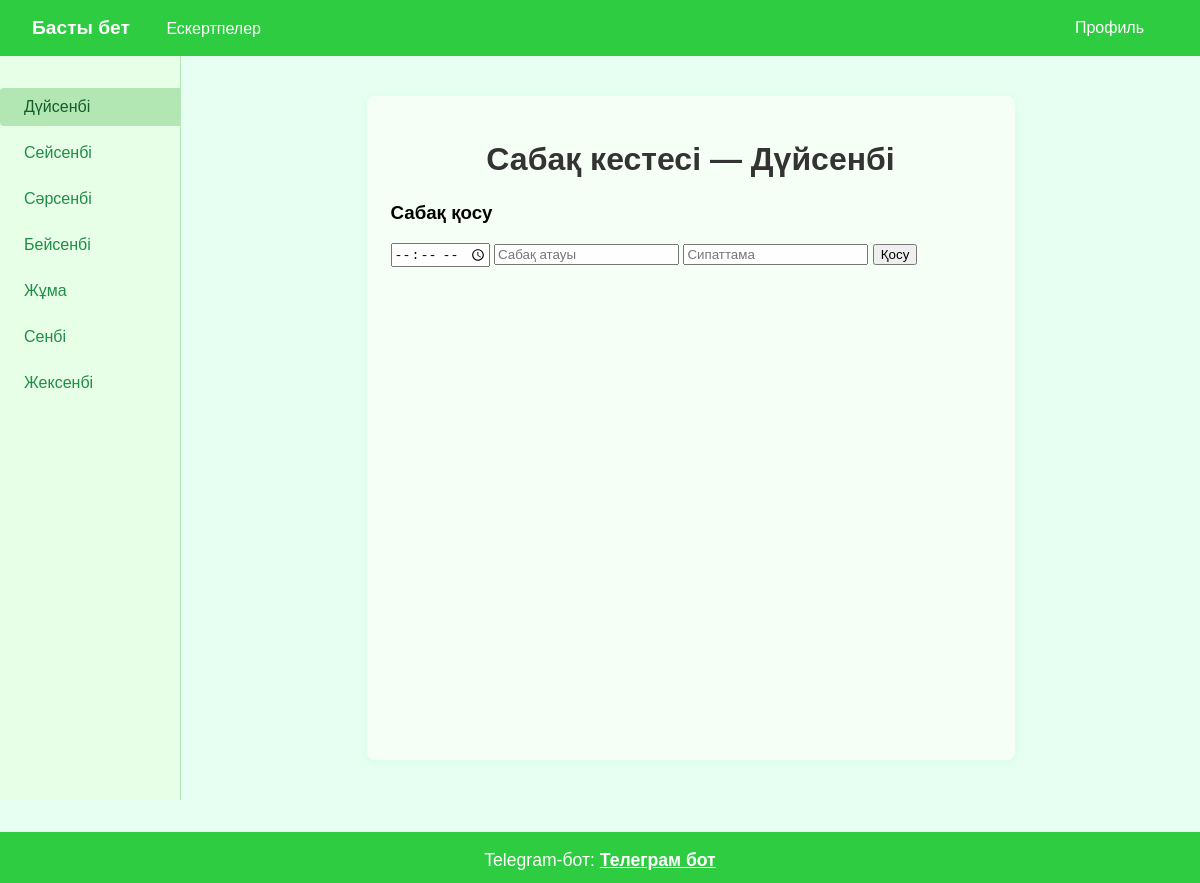
Page / (signed in) on the earlier database version.
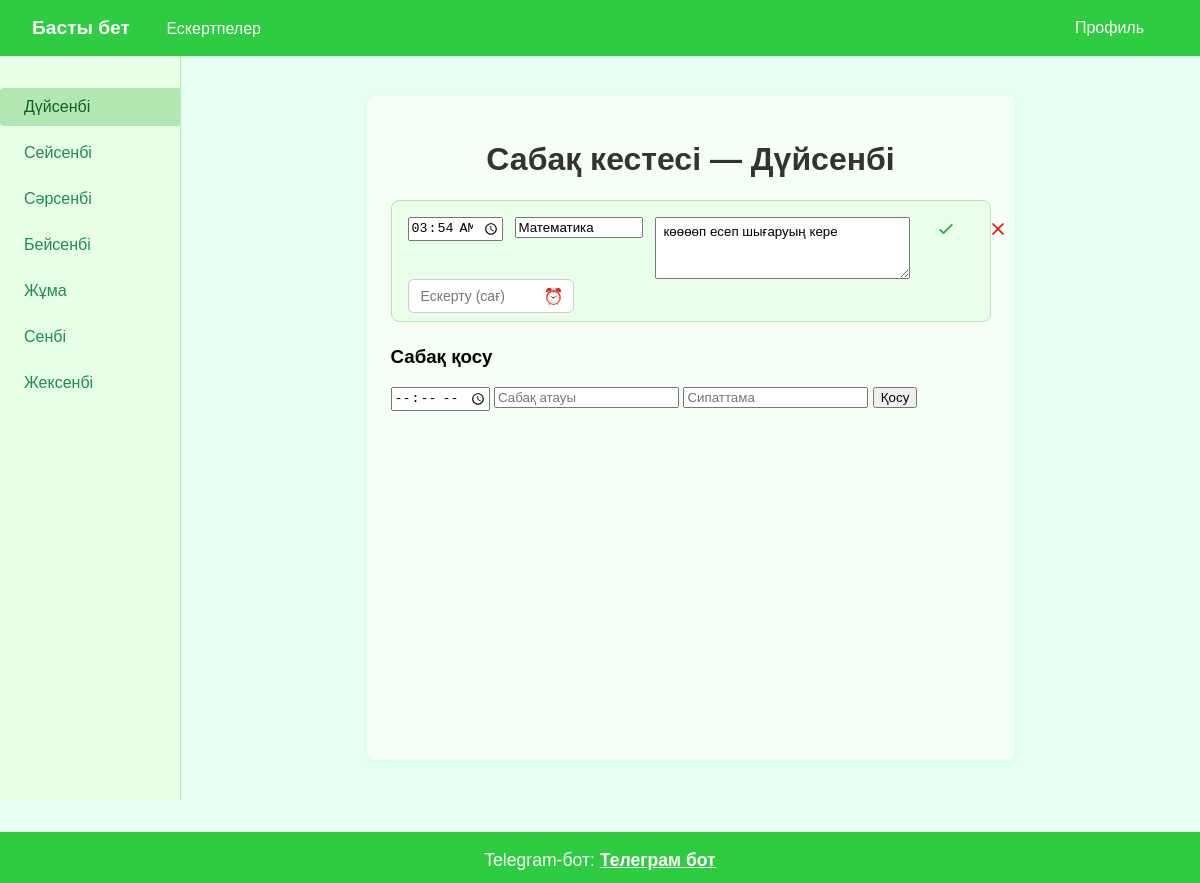
Same page on the later database version.
### tables this page shows
CREATE TABLE schedules (
            id INTEGER PRIMARY KEY AUTOINCREMENT,
            user_id INTEGER NOT NULL,
            day TEXT NOT NULL,
            time TEXT NOT NULL,
            subject TEXT NOT NULL,
            desc TEXT NOT NULL, notify_minutes INTEGER DEFAULT 60,
            FOREIGN KEY(user_id) REFERENCES users(id)
        );

### app.py (the view)
@app.route('/', methods=['GET'])
def schedule():
    if 'user_phone' not in session:
        return redirect(url_for('login'))
    day = request.args.get('day', 'Дүйсенбі')
    child_phone = request.args.get('child_phone')
    with sqlite3.connect(DB_PATH) as conn:
        cur = conn.execute('SELECT id, role FROM users WHERE phone=?', (session['user_phone'],))
        user = cur.fetchone()
        user_id = user[0] if user else None
        role = user[1] if user else None
        target_id = user_id
        if role == 'ата-ана' and child_phone:
            cur2 = conn.execute('''SELECT u.id FROM users u JOIN parent_child pc ON u.id = pc.child_id WHERE u.phone=? AND pc.parent_id=?''', (child_phone, user_id))
            child = cur2.fetchone()
            if child:
                target_id = child[0]
        cur = conn.execute('SELECT id, time, subject, desc FROM schedules WHERE user_id=? AND day=? ORDER BY time', (target_id, day))
        lessons = [{'id': row[0], 'time': row[1], 'subject': row[2], 'desc': row[3]} for row in cur.fetchall()]
        children = []
        if role == 'ата-ана':
            cur = conn.execute('''SELECT u.first_name, u.last_name, u.phone FROM users u JOIN parent_child pc ON u.id = pc.child_id WHERE pc.parent_id=?''', (user_id,))
            children = [{'first_name': row[0], 'last_name': row[1], 'phone': row[2]} for row in cur.fetchall()]
    return render_template('schedule.html', lessons=lessons, days=days_list, current_day=day, children=children, selected_child=child_phone)

### templates/schedule.html (shortened to what this page needs)
<!DOCTYPE html>
<html lang="kk">
<head>
    <link rel="stylesheet" href="/static/css/style.css">
</head>
<body>
    <nav class="main-nav">
        <div class="nav-left">
            <a href="#" class="nav-logo">Басты бет</a>
            <a href="/notes">Ескертпелер</a>
        </div>
        <div class="nav-right">
            {% if session.user_phone %}
                <a href="/profile" class="profile-link">Профиль</a>
            {% else %}
                <a href="/login" class="profile-link">Кіру</a>
                <a href="/register" class="profile-link">Тіркелу</a>
            {% endif %}
        </div>
    </nav>
    <div class="page-layout">
        <aside class="side-nav">
            <ul>
                {% for day in days %}
                <li><a href="/?day={{ day }}" {% if day == current_day %}class="active"{% endif %}>{{ day }}</a></li>
                {% endfor %}
            </ul>
        </aside>
        <div class="container">
            <h1>Сабақ кестесі — {{ current_day }}</h1>
            <ul class="lessons-list">
                {% for lesson in lessons %}
                <li class="lesson-block">
                    <form method="post" action="/edit_lesson" class="lesson-form lesson-actions-row">
                        <div class="lesson-row">
                            <input type="time" name="time" value="{{ lesson.time }}" required class="lesson-time">
                            <input type="text" name="subject" value="{{ lesson.subject }}" required class="lesson-subject" placeholder="Сабақ атауы">
                            <textarea name="desc" placeholder="Сипаттама" required class="lesson-desc">{{ lesson.desc or '' }}</textarea>
                            <button type="submit" class="save-btn" title="Сақтау" style="background:none;border:none;cursor:pointer;margin-left:8px;padding:2px 6px;">
                                <svg xmlns="http://www.w3.org/2000/svg" width="20" height="20" fill="none" viewBox="0 0 24 24" stroke="#28a745"><path stroke-linecap="round" stroke-linejoin="round" stroke-width="2" d="M5 13l4 4L19 7"/></svg>
                            </button>
                        </div>
                         <div class="notify-wrapper">
    <input type="number" name="notify_hours" placeholder="Ескерту (сағ)" min="1" max="24" required class="input-notify" value="{{ lesson.notify_hours or '' }}">
    <span class="notify-icon">⏰</span>
</div>
                    </form>
                    <form method="post" action="/delete_lesson" class="delete-form">
                        <button type="submit" title="Жою" style="background:none;border:none;cursor:pointer;">
                            <svg xmlns="http://www.w3.org/2000/svg" width="20" height="20" fill="none" viewBox="0 0 24 24" stroke="red"><path stroke-linecap="round" stroke-linejoin="round" stroke-width="2" d="M6 18L18 6M6 6l12 12"/></svg>
                        </button>
                    </form>
                </li>
                {% endfor %}
            </ul>
            <h3>Сабақ қосу</h3>
            <form method="post" action="/add_lesson" class="add-lesson-form">
                <input type="time" name="time" required>
                <input type="text" name="subject" placeholder="Сабақ атауы" required>
                <input type="text" name="desc" placeholder="Сипаттама" required>
                <button type="submit">Қосу</button>
            </form>
        </div>
    </div>
    <footer>
        Telegram-бот: <a href="https://t.me/Schedule_MessageS_SMS_bot" target="_blank">Телеграм бот</a>
    </footer>
</body>
</html>

### static/css/style.css (style rules this page uses)
.save-btn { padding: 2px 6px; background: none; border: none; cursor: pointer; transition: background 0.2s; }
html, body { font-family: Arial, sans-serif; background: #e6fff2; margin: 0; padding: 0; display: flex; flex-direction: column; }
.main-nav { display: flex; justify-content: space-between; align-items: center; background: #2ecc40; padding: 0 32px; height: 56px; color: #fff; }
.main-nav .nav-left a, .main-nav .nav-right a { color: #fff; text-decoration: none; margin-right: 24px; font-weight: 500; transition: opacity 0.2s; }
.main-nav .nav-left a:last-child { margin-right: 0; }
.main-nav .nav-left a.nav-logo { font-size: 1.2em; font-weight: bold; margin-right: 32px; }
.main-nav .nav-right { margin-left: auto; }
.page-layout { display: flex; min-height: calc(100vh - 56px); }
.side-nav { width: 180px; background: #e6ffe6; padding: 32px 0 0 0; border-right: 1px solid #b2e6b2; min-height: 100%; }
.side-nav ul { list-style: none; padding: 0; margin: 0; }
.side-nav li { margin-bottom: 8px; }
.side-nav a { display: block; color: #218c4a; text-decoration: none; padding: 10px 24px; border-radius: 4px 0 0 4px; transition: background 0.2s, color 0.2s; }
.side-nav a:hover, .side-nav a.active { background: #b2e6b2; color: #145c2c; }
.container { max-width: 600px; margin: 40px auto; background: #f6fff6; padding: 24px; border-radius: 8px; box-shadow: 0 2px 8px rgba(46,204,64,0.08); flex: 1; }
h1 { text-align: center; color: #333; }
.lessons-list { list-style: none; padding: 0; margin: 0 0 24px 0; }
.lesson-block { background: #eaffea; border: 1px solid #b2e6b2; border-radius: 8px; margin-bottom: 16px; padding: 16px 16px 8px 16px; display: flex; align-items: flex-start; gap: 12px; position: relative; }
.lesson-form { flex: 1; }
.lesson-row { display: flex; gap: 12px; align-items: flex-start; }
.lesson-time { width: 90px; min-width: 90px; }
.lesson-subject { flex: 1; min-width: 120px; }
.lesson-desc { flex: 2; min-width: 180px; min-height: 48px; resize: horizontal; font-family: inherit; padding: 6px 8px; }
.delete-form { margin-left: 8px; align-self: flex-start; }
.save-btn { padding: 2px 6px; background: none; border: none; cursor: pointer; transition: background 0.2s; margin-left: 8px; align-self: flex-start; }
.save-btn svg { vertical-align: middle; pointer-events: none; }
button[title="Жою"] svg { vertical-align: middle; pointer-events: none; }
button[title="Жою"] { padding: 2px 6px; background: none; border: none; cursor: pointer; transition: background 0.2s; }
footer { background: #2ecc40; color: #fff; text-align: center; padding: 18px 0 12px 0; margin-top: 32px; font-size: 1.1em; }
footer a { color: #fff; text-decoration: underline; font-weight: bold; }
.input-notify { width: 120px; padding: 8px 32px 8px 12px; border: 1px solid #ccc; border-radius: 6px; font-size: 14px; outline: none; transition: border-color 0.2s, box-shadow 0.2s; }
.notify-wrapper { position: relative; display: inline-block; }
.notify-wrapper .notify-icon { position: absolute; right: 10px; top: 50%; transform: translateY(-50%); pointer-events: none; font-size: 16px; color: #28a745; }

Differences in the rows shown:
added schedules: day "Дүйсенбі", time "03:54", subject "Математика", desc "көөөөп есеп шығаруың кере"
Other differences:
{{ current_day }}: "Дүйсенбі" → (not shown)
